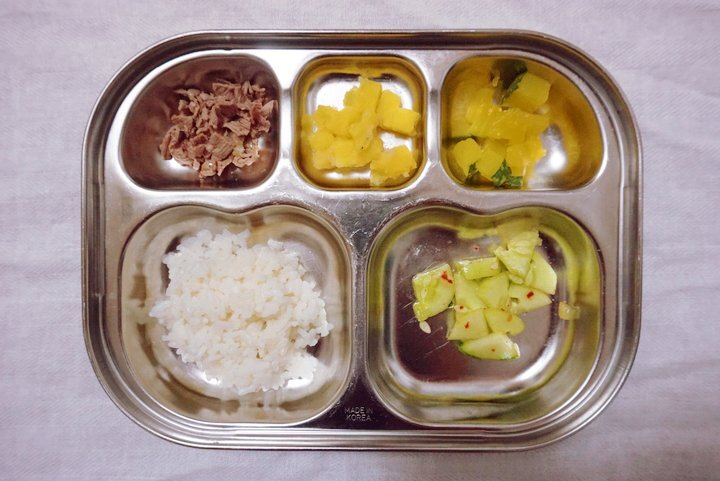
#> input picture ai_service/food_volume_estimation_master/food_volume_estimation/images/sampleImg.jpg, 720 x 481 px
$ python -i segment_detector.py   (imports and definitions only)   (older library calls are emulated)
#> lines starting #> are read from the running program, lines starting #| are printed output that depends on the picture; after the words box and inside, x2 and y2 are one past the last pixel; in counts of white or black regions, pixels touching at a corner belong together
#> further down, picture is the input picture: shape (481, 720, 3); mean B, G, R 133.1, 145.4, 163.7
import cv2
import numpy as np

from ai_service.food_volume_estimation_master.food_volume_estimation.ellipse_detection.segment import Segment


class SegmentDetector(object):
    MAIN_CLASS_13 = 1
    MAIN_CLASS_24 = 2

    CONVEXITY_UPWARD = 1
    CONVEXITY_DOWNWARD = 2

    def __init__(self):
        pass

    # [108 lines left out: functions _trace_segment, _decide_convexity, not called in this run]

    @classmethod
    def _truncate_edge_gradient_direction(cls, direction):
        if direction > np.pi / 2:
            return direction - np.pi
        elif direction < -np.pi / 2:
            return direction + np.pi

        return direction

    def detect(self, image):
        """Detects segment from image.

        Args:
            image: A gray scale image contains ellipse.

        Returns:
            A list of segments detected from image. The segments is divided into 4 classes.
        """

        # TODO: You should implement Canny edge detection for boost speed.

        # Detect edge by Canny edge detector
        image_gauss = cv2.GaussianBlur(src=image, ksize=(7, 7), sigmaX=2)
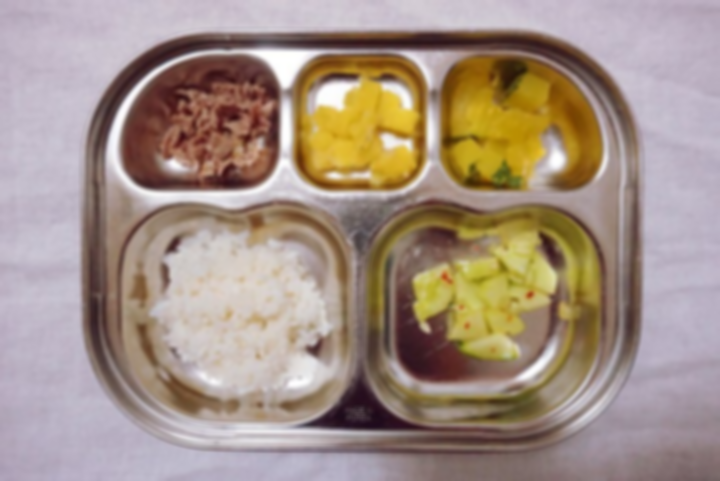
#> image_gauss: shape (481, 720, 3); mean B, G, R 133.1, 145.4, 163.7
        image_edge = cv2.Canny(image=image_gauss, threshold1=10, threshold2=120)
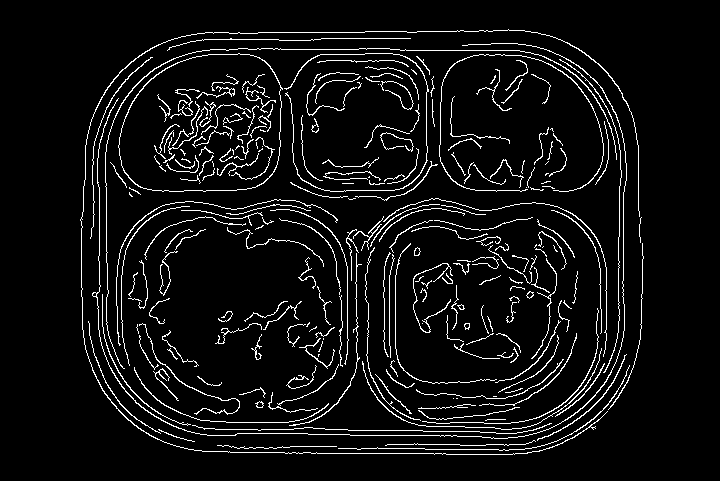
#> image_edge: shape (481, 720); 6.3% white in thin lines or dots, all inside (x1, y1, x2, y2) = (80, 29, 644, 455)

        # Compute pixel gradient direction by Sovel filter
        image_dx = cv2.Sobel(src=image_gauss, ddepth=cv2.CV_32FC1, dx=1, dy=0)
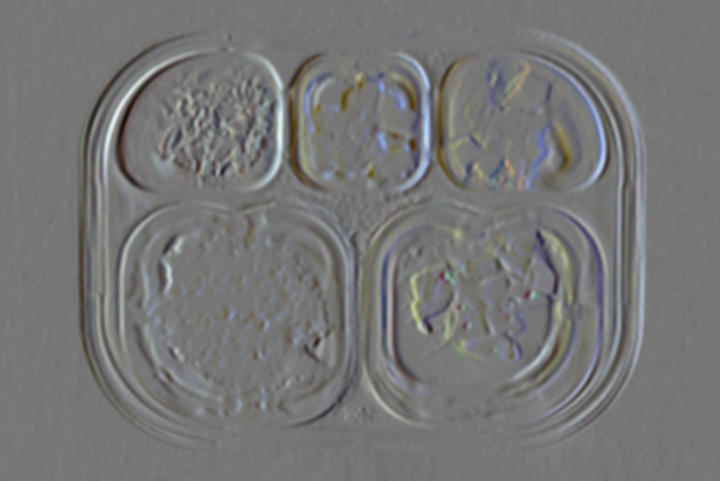
#> image_dx: shape (481, 720, 3) float32; mean B, G, R -0.1, -0.1, -0.1; drawn with min black and max white
        image_dy = cv2.Sobel(src=image_gauss, ddepth=cv2.CV_32FC1, dx=0, dy=1)
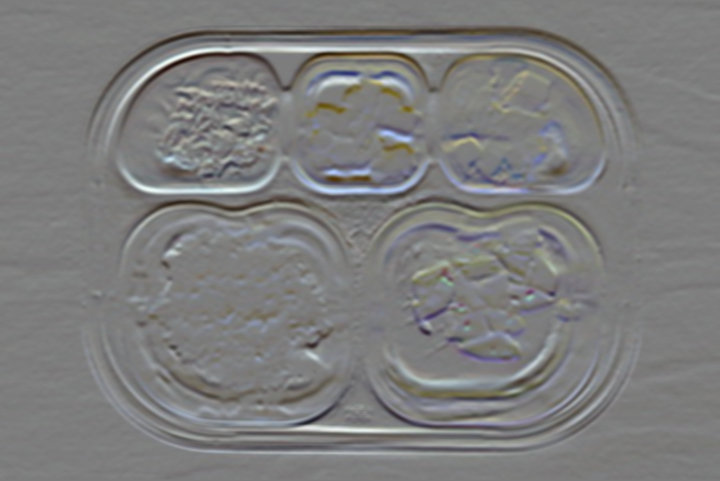
#> image_dy: shape (481, 720, 3) float32; mean B, G, R -0.8, -0.7, -0.7; drawn with min black and max white

        image_dir = np.arctan2(image_dy, image_dx)
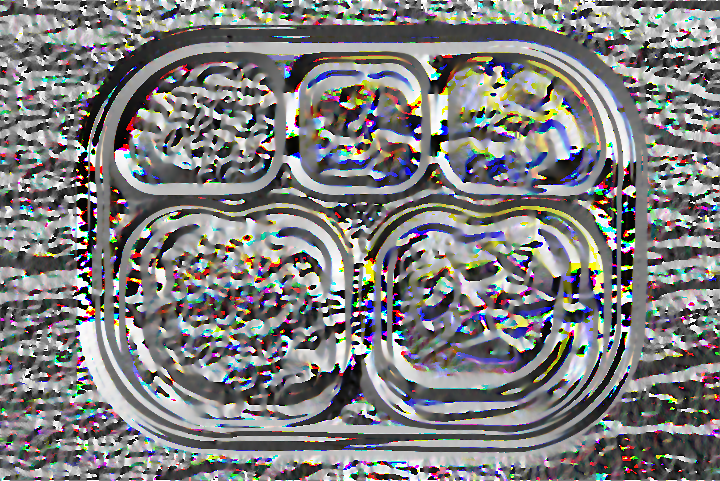
#> image_dir: shape (481, 720, 3) float32; mean B, G, R -0.0171, -0.0271, -0.0199; drawn with min black and max white
        truncate = np.vectorize(SegmentDetector._truncate_edge_gradient_direction)
        image_dir = truncate(image_dir)
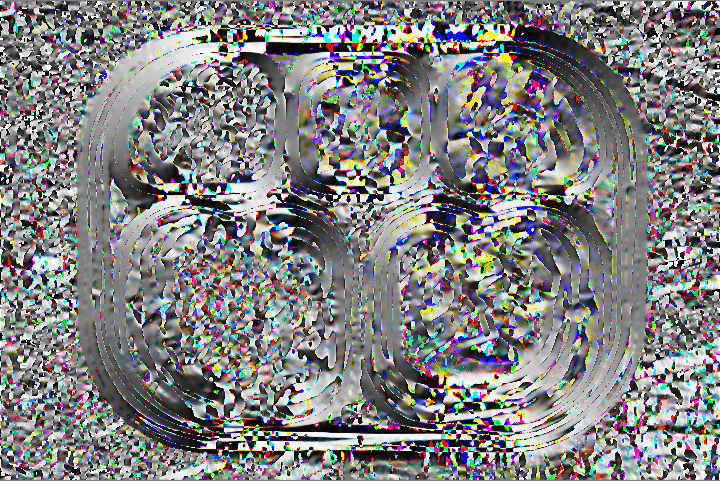
#> image_dir: shape (481, 720, 3) float32; mean B, G, R 0.0243, 0.017, 0.018; drawn with min black and max white

        # Divide edge image to 2 class by pixel gradient direction
        image_13 = np.zeros(shape=image.shape, dtype=np.uint8)  # Edge gradient is upward to the right
        image_24 = np.zeros(shape=image.shape, dtype=np.uint8)  # Edge gradient is downward to the right
        for i in range(image.shape[0]):
            for j in range(image.shape[1]):
                if image_edge[i, j]:
                    if image_dir[i, j] > 0:
                        image_13[i, j] = image_edge[i, j]
                    else:
                        image_24[i, j] = image_edge[i, j]
#> image_13: shape (481, 720, 3); every value is 0

        # Detect edge segments
        segments_13 = []
        segments_24 = []

        segment_id = 1

        footprint = np.zeros(shape=image.shape, dtype=np.int)
        for i in range(image.shape[0]):
            for j in range(image.shape[1]):
                if not footprint[i, j] and image_13[i, j]:
                    segment = SegmentDetector._trace_segment(image=image_13, image_dir=image_dir, footprint=footprint, segment_id=segment_id, start=(j, i))

                    if not segment.is_noise() and not segment.is_straight():
                        segment_id += 1
                        segments_13.append(segment)

        for i in range(image.shape[0]):
            for j in range(image.shape[1]):
                if not footprint[i, j] and image_24[i, j]:
                    segment = SegmentDetector._trace_segment(image=image_24, image_dir=image_dir,  footprint=footprint, segment_id=segment_id, start=(j, i))

                    if not segment.is_noise() and not segment.is_straight():
                        segment_id += 1
                        segments_24.append(segment)

        # Decide edge segment convexity direction and divide 4 classes
        segments = [[], [], [], []]

        for segment in segments_13:
            convexity = SegmentDetector._decide_convexity(footprint=footprint, segment=segment, main_class=SegmentDetector.MAIN_CLASS_13)
            if convexity == SegmentDetector.CONVEXITY_UPWARD:
                segment.seg_class = Segment.SEG_CLASS_3
                segments[2].append(segment)
            elif convexity == SegmentDetector.CONVEXITY_DOWNWARD:
                segment.seg_class = Segment.SEG_CLASS_1
                segments[0].append(segment)

        for segment in segments_24:
            convexity = SegmentDetector._decide_convexity(footprint=footprint, segment=segment, main_class=SegmentDetector.MAIN_CLASS_24)
            if convexity == SegmentDetector.CONVEXITY_UPWARD:
                segment.seg_class = Segment.SEG_CLASS_4
                segments[3].append(segment)
            elif convexity == SegmentDetector.CONVEXITY_DOWNWARD:
                segment.seg_class = Segment.SEG_CLASS_2
                segments[1].append(segment)

        return segments

>>> import cv2
>>> picture = cv2.imread('../images/sampleImg.jpg')
#> (the run stopped early here; a loop or call above may not have finished)
